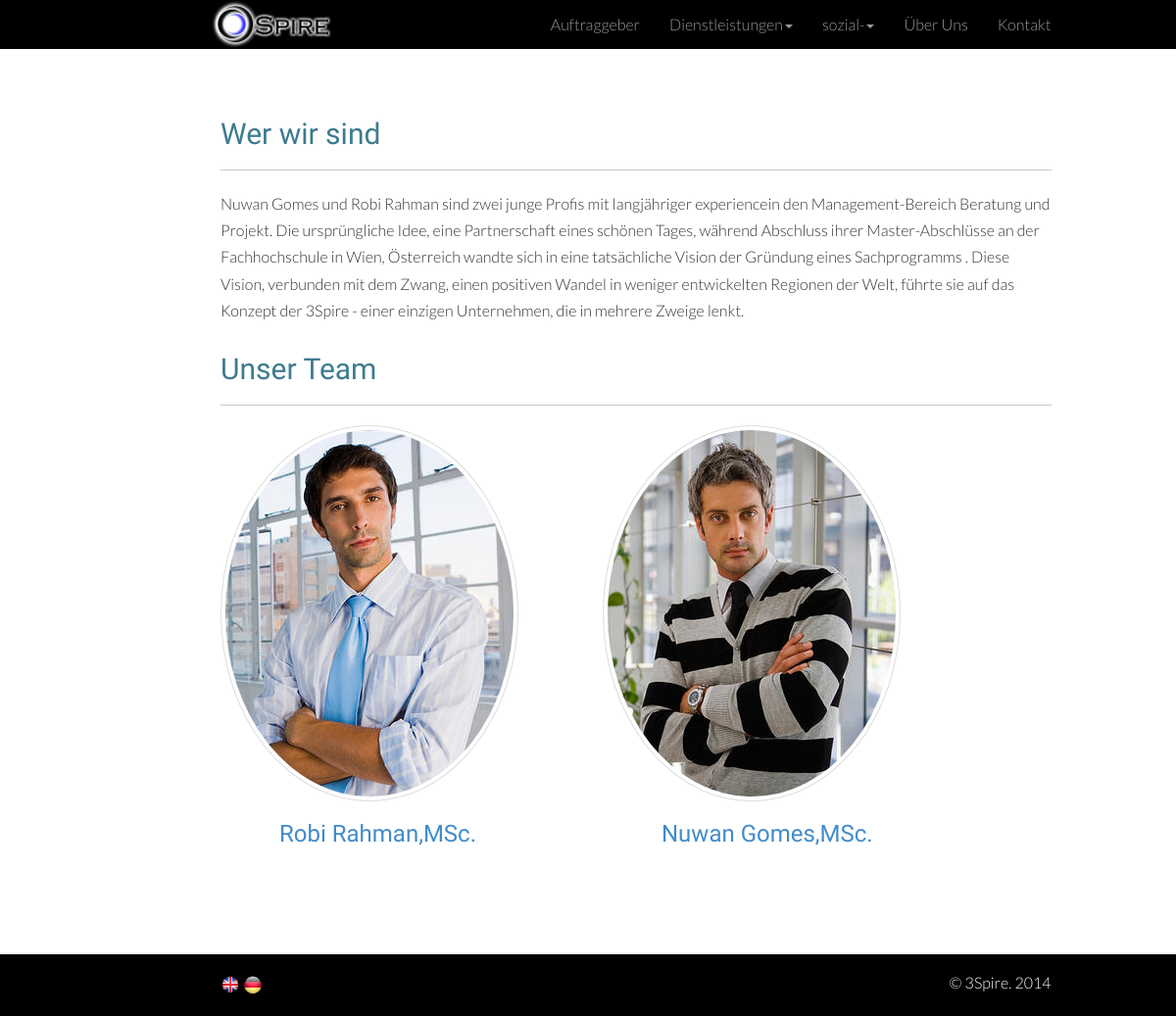
/ger/about/, run on the app's committed database.
### ger/models.py (models this page shows, shortened)
class Company(models.Model):
    name = models.CharField(max_length=500)
    logo = models.ImageField(upload_to='company')
    email = models.EmailField(max_length=100)
    address = models.CharField(max_length=500)

class StaticText(models.Model):
    heading = models.CharField(max_length=100)
    text = models.TextField()

class TeamMember(models.Model):
    name = models.CharField(max_length=500)
    designation = models.CharField(max_length=300)
    email = models.EmailField(max_length=100)
    description = models.TextField()
    image = models.ImageField(upload_to='team_members')
    linkedin = models.CharField(max_length=500)
    contact = models.CharField(max_length=500)

### ger/views.py (the view)
def about(request):
    static_text = StaticText.objects.all()
    comapny = Company.objects.all()
    services = Service.objects.all()
    social_links = SocialLinks.objects.all()
    members_list = TeamMember.objects.all()
    context = {'members_list':members_list, 'services' : services,
               'social_links': social_links, 'company':comapny,'static_text' : static_text}
    return render(request, 'ger_about.html', context)

### ger/templates/ger_about.html (shortened to what this page needs)
{% extends "ger_base.html" %}
{% load staticfiles %}
{% block content%}
{% if members_list %}
    <div class="container padded">
        <div class="row">
            <div class="col-lg-9 col-md-offset-2"><h2>{{static_text.0.heading}}</h2><hr></div>
        </div>
        <div class="row">
            <div class="col-lg-9 col-md-offset-2">
                <p>{{static_text.0.text}}
                </p>
            </div>
        </div>
        <div class="row">
            <div class="col-lg-9 col-md-offset-2"><h2>Unser Team</h2><hr></div>
        </div>
        <div class="row">
            <div class="col-sm-2 col-md-2">
            </div>
            {% for member in members_list %}
            <div class="col-sm-4 col-md-4">
                <img src="{{member.image.url}}" class="img-circle img-thumbnail img-responsive" alt="2015-01-18-21:50:57-man-placeholder.jpg">
                <h3 id="member_name"><a href="{% url 'ger_detail' member.id %}">{{member.name}},{{member.designation}}</a></h3>
            </div>
            {% endfor %}
        </div>
    </div>
{% else %}
    No members available
{% endif %}
{% endblock %}

### templates/ger_base.html (shortened to what this page needs)
{% load staticfiles %}
<!DOCTYPE html>
<html>
    <head>
        <link rel="stylesheet" media="screen" type="text/css" href="{% static "css/bootstrap.min.css" %}">
        <link rel="stylesheet" media="screen" type="text/css" href="{% static "css/custom.css" %}">
    </head>
    <body>
        <nav class="navbar-inverse navbar-fixed-top" role="navigation">
            <div class="container">
                <div class="row">
                    <div id="top-bar-fix" class="col-lg-9 col-md-offset-2">
                        <div class="pull-left">
                            <div><a href="{% url 'ger_home' %}"><img src="{{company.0.logo.url}}" class="navbar-image" height="50" alt="3Spire"></a></div>
                        </div>
                            <div class="pull-right">
                                <ul class="nav navbar-nav">
                                    <li><a href="{% url 'ger_clients' %}">Auftraggeber</a></li>
                                    <li class="dropdown">
                                        <a href="#" class="dropdown-toggle" data-toggle="dropdown">Dienstleistungen<b class="caret"></b></a>
                                    </li>
                                    <li class="dropdown">
                                        <a href="#" class="dropdown-toggle" data-toggle="dropdown">sozial-<b class="caret"></b></a>
                                    </li>
				    <li><a href="{% url 'ger_about' %}">Über Uns</a></li>
                                    <li><a href="{% url 'ger_contact' %}">Kontakt</a></li>
                                </ul>
                            </div>
                    </div>
                </div>
            </div>
        </nav>
	{% block content%}
	{% endblock%}
	<div class="ftr">
	    <div class="container">
		<div class="row">
		    <footer class="col-lg-9 col-md-offset-2">
			<div class="pull-left">
			    <p>
				<a href="{% url 'home' %}">
				    <img src="{% static "images/uk.png" %}" name="eng" class="language" heigh="20" width="20" alt="flag">
				</a>
				<a href="{% url 'ger_home' %}">
				    <img src="{% static "images/germany.png" %}" name="eng" class="language" heigh="20" width="20" alt="flag">
				</a>
			    </p>
			</div>
			<div class="pull-right">
			    <p>&copy; 3Spire. 2014</p>
			</div>
		    </footer>
		</div>
	    </div>
	</div>
    </body>
</html>

### static/css/custom.css (style rules this page uses)
html, body { font-family: 'Lato', sans-serif; font-weight: 300; font-size: 16px; line-height: 1.7; background-color: #fff; }
h1, h2, h3, h4 { font-family: 'Abel', sans-serif; color: #3d7b8f; }
b, strong { font-weight: 400; }
* { -webkit-box-sizing: border-box; -moz-box-sizing: border-box; box-sizing: border-box; }
.padded { padding: 100px 15px; }
hr { border-top: 1px solid #c9c9c9; }
.ftr { background-color: #000; padding: 15px 0 10px 0; bottom: 0px; width: 100%; }
.ftr address, .ftr a, .ftr p { color: #fff; }
#member_name { padding-left: 60px; }
#top-bar-fix { padding: 0 0 0 5px; }

### data on the page
Company: logo (picture)
StaticText: heading "Wer wir sind", text "Nuwan Gomes und Robi Rahman sind zwei junge Profis mit langjähriger experiencein den Management-Bereich Beratung und Projekt. Die ursprüngliche Idee, eine Partnerschaft eines schönen Tages, während Abschluss ihrer Master-Abschlüsse an der Fachhochschule in Wien, Österreich wandte sich in eine tatsächliche Vision der Gründung eines Sachprogramms . Diese Vision, verbunden mit dem Zwang, einen positiven Wandel in weniger entwickelten Regionen der Welt, führte sie auf das Konzept der 3Spire - einer einzigen Unternehmen, die in mehrere Zweige lenkt."
TeamMember: image (picture), name "Robi Rahman", designation "MSc."
TeamMember: image (picture), name "Nuwan Gomes", designation "MSc."
